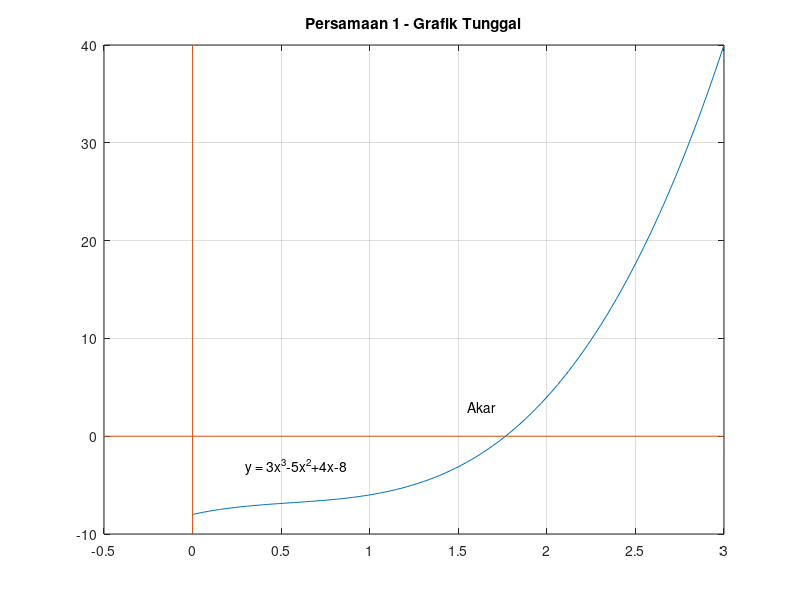
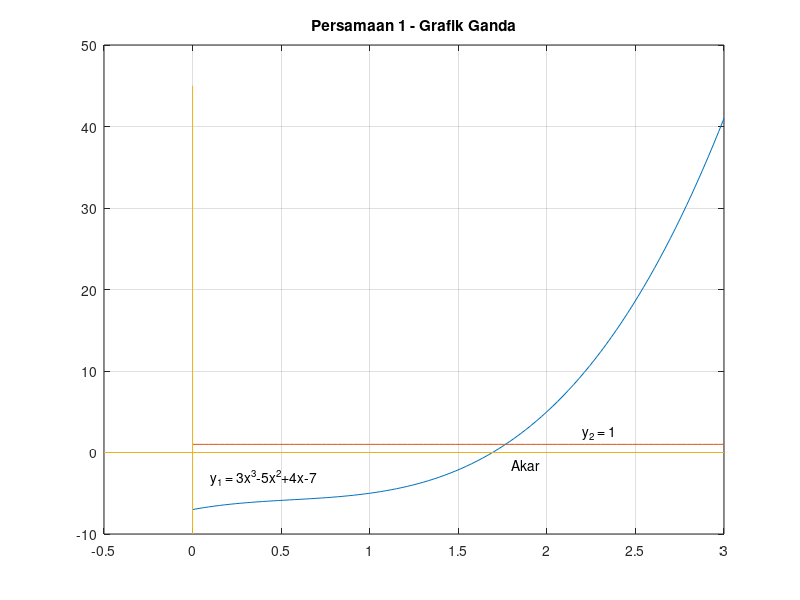
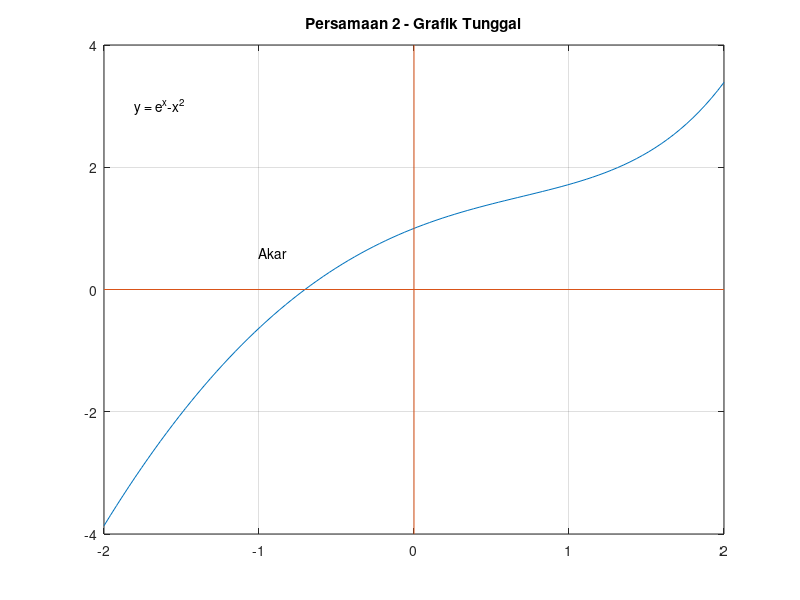
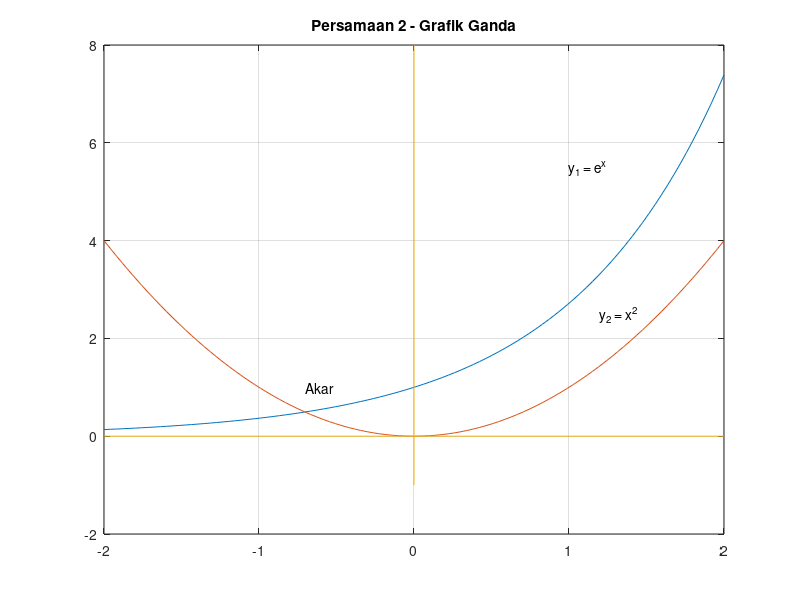

These figures' MATLAB source, in order:
% Tugas SPNL 1 - Pendekatan Grafik (grafik tunggal dan grafik ganda)
clear; clc; close all;

%% ===== Persamaan 1: y = 3x^3 - 5x^2 + 4x - 7, dengan y = 1 =====
x = linspace(0,3);
% Grafik tunggal: f(x) = 3x^3-5x^2+4x-7-1 = 0
figure(1)
f = @(x) 3*x.^3-5*x.^2+4*x-8;
plot(x,f(x))
line([-0.5,3],[0,0])   % Sumbu X
line([0,0],[-10,40])   % Sumbu Y
text(0.3,-3,'y = 3x^3-5x^2+4x-8')
text(1.55,3,'Akar')
title('Persamaan 1 - Grafik Tunggal')
grid on

% Grafik ganda: y1 = 3x^3-5x^2+4x-7 dan y2 = 1
figure(2)
f1 = @(x) 3*x.^3-5*x.^2+4*x-7;
f2 = @(x) 1+0*x;
plot(x,f1(x),x,f2(x))
line([-0.5,3],[0,0])   % Sumbu X
line([0,0],[-10,45])   % Sumbu Y
text(0.1,-3,'y_1 = 3x^3-5x^2+4x-7')
text(2.2,2.5,'y_2 = 1')
text(1.8,-1.5,'Akar')
title('Persamaan 1 - Grafik Ganda')
grid on

%% ===== Persamaan 2: y = e^x - x^2, dengan y = 0 =====
x = linspace(-2,2);
% Grafik tunggal
figure(3)
f = @(x) exp(x)-x.^2;
plot(x,f(x))
line([-2,2],[0,0])     % Sumbu X
line([0,0],[-4,4])     % Sumbu Y
text(-1.8,3,'y = e^x-x^2')
text(-1.0,0.6,'Akar')
title('Persamaan 2 - Grafik Tunggal')
grid on

% Grafik ganda: y1 = e^x dan y2 = x^2
figure(4)
f1 = @(x) exp(x);
f2 = @(x) x.^2;
plot(x,f1(x),x,f2(x))
line([-2,2],[0,0])     % Sumbu X
line([0,0],[-1,8])     % Sumbu Y
text(1,5.5,'y_1 = e^x')
text(1.2,2.5,'y_2 = x^2')
text(-0.7,1,'Akar')
title('Persamaan 2 - Grafik Ganda')
grid on

%% ===== Persamaan 3: y = log(x+2) + 2x - 3, dengan y = 0 =====
x = linspace(-1.5,3);
% Grafik tunggal
figure(5)
f = @(x) log(x+2)+2*x-3;
plot(x,f(x))
line([-1.5,3],[0,0])   % Sumbu X
line([0,0],[-8,5])     % Sumbu Y
text(0.2,-5,'y = log(x+2)+2x-3')
text(0.9,0.6,'Akar')
title('Persamaan 3 - Grafik Tunggal')
grid on

% Grafik ganda: y1 = log(x+2) dan y2 = -2x+3
figure(6)
f1 = @(x) log(x+2);
f2 = @(x) -2*x+3;
plot(x,f1(x),x,f2(x))
line([-1.5,3],[0,0])   % Sumbu X
line([0,0],[-4,6])     % Sumbu Y
text(1.5,1.7,'y_1 = log(x+2)')
text(-1.2,2.5,'y_2 = -2x+3')
text(1.0,1.5,'Akar')
title('Persamaan 3 - Grafik Ganda')
grid on
